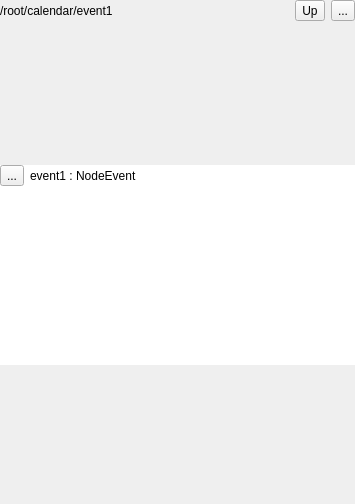
<?xml version="1.0" encoding="UTF-8"?>
<ui version="4.0">
 <class>SceneViewComplex</class>
 <widget class="QWidget" name="SceneViewComplex">
  <property name="geometry">
   <rect>
    <x>0</x>
    <y>0</y>
    <width>355</width>
    <height>504</height>
   </rect>
  </property>
  <property name="windowTitle">
   <string>Form</string>
  </property>
  <layout class="QGridLayout" name="gridLayout">
   <property name="leftMargin">
    <number>0</number>
   </property>
   <property name="topMargin">
    <number>0</number>
   </property>
   <property name="rightMargin">
    <number>0</number>
   </property>
   <property name="bottomMargin">
    <number>0</number>
   </property>
   <item row="0" column="0">
    <layout class="QVBoxLayout" name="verticalLayout">
     <item>
      <layout class="QHBoxLayout" name="horizontalLayout">
       <item>
        <widget class="QLabel" name="label">
         <property name="text">
          <string>/root/calendar/event1</string>
         </property>
         <property name="textFormat">
          <enum>Qt::PlainText</enum>
         </property>
        </widget>
       </item>
       <item>
        <widget class="QToolButton" name="toolButton_2">
         <property name="text">
          <string>Up</string>
         </property>
        </widget>
       </item>
       <item>
        <widget class="QToolButton" name="toolButton">
         <property name="text">
          <string>...</string>
         </property>
        </widget>
       </item>
      </layout>
     </item>
     <item>
      <widget class="QWidget" name="widget" native="true">
       <property name="sizePolicy">
        <sizepolicy hsizetype="Preferred" vsizetype="Expanding">
         <horstretch>0</horstretch>
         <verstretch>0</verstretch>
        </sizepolicy>
       </property>
       <layout class="QGridLayout" name="gridLayout_2">
        <property name="leftMargin">
         <number>0</number>
        </property>
        <property name="topMargin">
         <number>0</number>
        </property>
        <property name="rightMargin">
         <number>0</number>
        </property>
        <property name="bottomMargin">
         <number>0</number>
        </property>
        <item row="0" column="0">
         <layout class="QVBoxLayout" name="verticalLayout_2">
          <item>
           <widget class="QWidget" name="widget_2" native="true">
            <property name="sizePolicy">
             <sizepolicy hsizetype="Preferred" vsizetype="Preferred">
              <horstretch>0</horstretch>
              <verstretch>0</verstretch>
             </sizepolicy>
            </property>
            <property name="maximumSize">
             <size>
              <width>400</width>
              <height>200</height>
             </size>
            </property>
            <property name="styleSheet">
             <string notr="true">QWidget#widget_2 {
background-color:white;
}</string>
            </property>
            <layout class="QGridLayout" name="gridLayout_3">
             <property name="leftMargin">
              <number>0</number>
             </property>
             <property name="topMargin">
              <number>0</number>
             </property>
             <property name="rightMargin">
              <number>0</number>
             </property>
             <property name="bottomMargin">
              <number>0</number>
             </property>
             <item row="0" column="0">
              <layout class="QVBoxLayout" name="verticalLayout_3">
               <item>
                <layout class="QHBoxLayout" name="horizontalLayout_2">
                 <item>
                  <widget class="QToolButton" name="toolButton_3">
                   <property name="text">
                    <string>...</string>
                   </property>
                  </widget>
                 </item>
                 <item>
                  <widget class="QLabel" name="label_2">
                   <property name="text">
                    <string>event1 : NodeEvent</string>
                   </property>
                  </widget>
                 </item>
                </layout>
               </item>
               <item>
                <widget class="QTextEdit" name="textEdit">
                 <property name="frameShape">
                  <enum>QFrame::NoFrame</enum>
                 </property>
                 <property name="frameShadow">
                  <enum>QFrame::Sunken</enum>
                 </property>
                </widget>
               </item>
              </layout>
             </item>
            </layout>
           </widget>
          </item>
         </layout>
        </item>
       </layout>
      </widget>
     </item>
    </layout>
   </item>
  </layout>
 </widget>
 <resources/>
 <connections/>
</ui>
